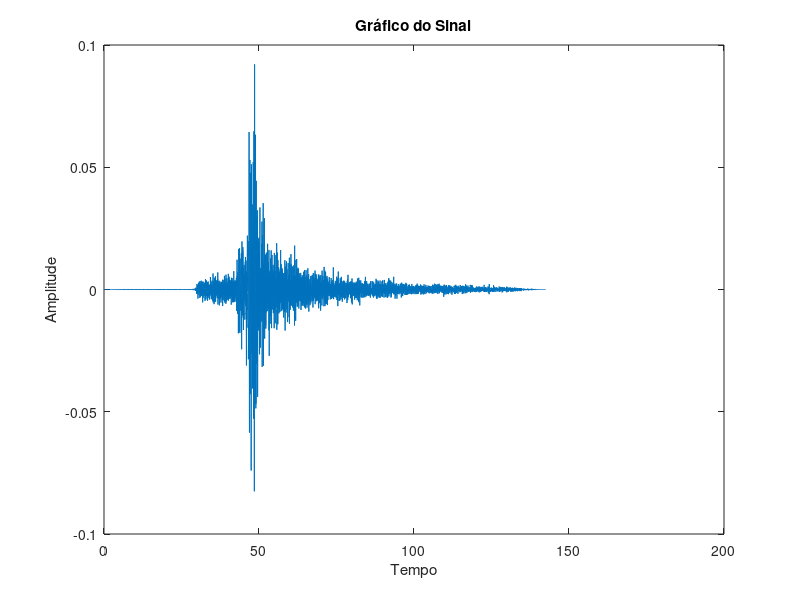
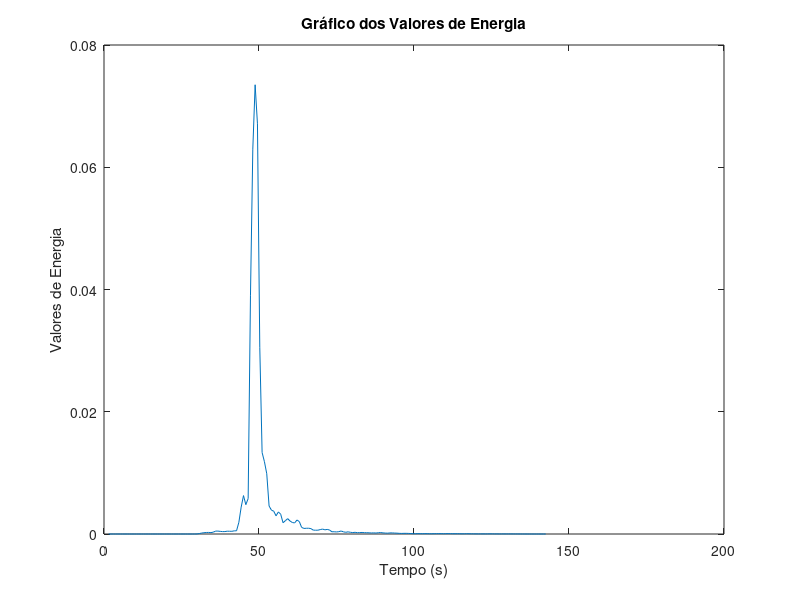

These charts were generated, in order, by the following MATLAB code:
%% TPC2_ATD_DiogoDoria_MarianaPaulino
%% 1. Carregamento matriz
dados = load('earthquake.mat').B5;
dados;

%% 2. Vetor Tempo
tempo = (length(dados) - 1)*0.025;
vetor = 0:0.025:tempo;

%% 3. Grafico do Sinal
figure
plot(vetor,dados)
title('Gráfico do Sinal');
xlabel('Tempo')
ylabel('Amplitude')

%% 4. Valor de Energia por Segmento com Overlap 50%
N = 1.5/0.025;
M = N * 0.5;
x = buffer(dados, N, N-M,'nodelay');
E = sum(abs(x).^2);

%% 5 Identificar o Instante que tem Movimento Máximo
energy = length(E);
energyt = 1.5 + (0:energy-1)*0.75;
[energymax, ind] = max(E);
maxt = energyt(ind);

%% 6 Instantes Iniciais e Finais do Terramoto
% Considerando Valores de Energia Superiores a 0.1% da Energia Máxima Atingida
e_treshold = 0.001 * energymax;
vals = find(E > e_treshold);
lvals = length(vals)

% Inicio do Terremoto
iniciotremor = E(vals(1));
indi = find(E == iniciotremor);
ti = energyt(indi)

% Fim do Terremoto
fimtremor = E(vals(91));
indf = find(E == fimtremor);
tf = energyt(indf)

%% 7 Gráfico Valores Energia em Função do Tempo
figure
plot(energyt,E)
title('Gráfico dos Valores de Energia');
xlabel('Tempo (s)')
ylabel('Valores de Energia')
